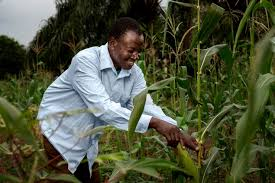
#> input picture agriguard-backend/storage/images/2025-07-06/20250706_170733_182_image_1.jpg, 275 x 183 px, given in place of ., which was not available
$ python -i image_processing.py   (imports and definitions only)   (older library calls are emulated)
#> lines starting #> are read from the running program, lines starting #| are printed output that depends on the picture; pictures that were not available may be replaced by others from this repository, and a replacement may not be noted
import cv2
import numpy as np
from PIL import Image
import os

def process_image(image_path, target_size=(640, 640)):
    """
    Traite l'image pour la détection YOLO

    Args:
        image_path (str): Chemin vers l'image
        target_size (tuple): Taille cible (largeur, hauteur)

    Returns:
        numpy.ndarray: Image traitée
    """
#> called with image_path = '.', target_size = (640, 640)
    try:
        # Charger l'image avec OpenCV
        image = cv2.imread(image_path)
#> image is the input picture: shape (183, 275, 3); mean B, G, R 58.8, 81.4, 76.1

        if image is None:
            raise ValueError(f"Impossible de charger l'image: {image_path}")

        # Convertir BGR vers RGB (OpenCV charge en BGR par défaut)
        image = cv2.cvtColor(image, cv2.COLOR_BGR2RGB)

        # Redimensionner tout en gardant le ratio d'aspect
        image = resize_with_padding(image, target_size)

        # Normalisation et amélioration optionnelle
        image = enhance_image(image)

        return image

    except Exception as e:
        print(f"Erreur traitement image: {e}")
        return None

def resize_with_padding(image, target_size):
    """
    Redimensionne l'image en gardant le ratio d'aspect et ajoute du padding

    Args:
        image (numpy.ndarray): Image source
        target_size (tuple): Taille cible (largeur, hauteur)

    Returns:
        numpy.ndarray: Image redimensionnée avec padding
    """
#> called with target_size = (640, 640)
    h, w = image.shape[:2]
#> h = 183; w = 275
    target_w, target_h = target_size

    # Calculer le ratio de redimensionnement
    ratio = min(target_w / w, target_h / h)
#> ratio = 2.33

    # Nouvelles dimensions
    new_w = int(w * ratio)
#> new_w = 640
    new_h = int(h * ratio)
#> new_h = 425

    # Redimensionner
    resized = cv2.resize(image, (new_w, new_h), interpolation=cv2.INTER_AREA)
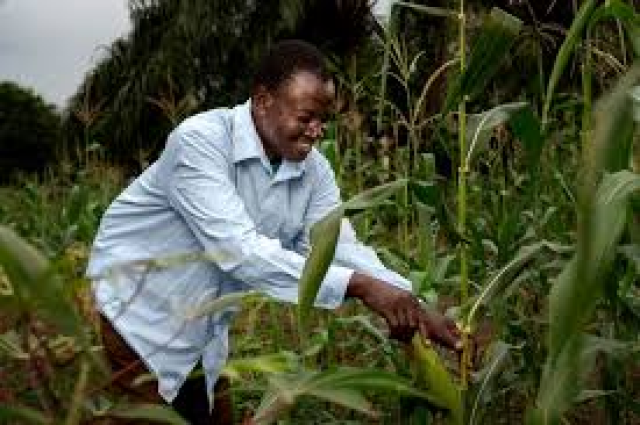
#> resized: shape (425, 640, 3); mean R, G, B 76.1, 81.4, 58.7

    # Créer une image avec padding
    padded = np.full((target_h, target_w, 3), 114, dtype=np.uint8)  # Couleur grise

    # Centrer l'image redimensionnée
    y_offset = (target_h - new_h) // 2
#> y_offset = 107
    x_offset = (target_w - new_w) // 2
#> x_offset = 0

    padded[y_offset:y_offset + new_h, x_offset:x_offset + new_w] = resized
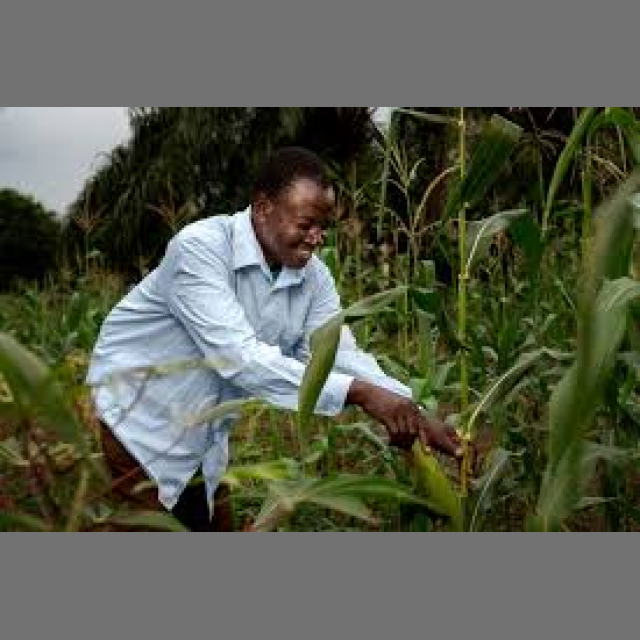
#> padded: shape (640, 640, 3); mean R, G, B 88.8, 92.3, 77.3

    return padded

def enhance_image(image):
    """
    Améliore la qualité de l'image pour une meilleure détection

    Args:
        image (numpy.ndarray): Image source

    Returns:
        numpy.ndarray: Image améliorée
    """
    # Conversion en LAB pour améliorer le contraste
    lab = cv2.cvtColor(image, cv2.COLOR_RGB2LAB)
#> lab: shape (640, 640, 3); mean of channels 0, 1, 2 96.5, 124.3, 136.2
    l, a, b = cv2.split(lab)
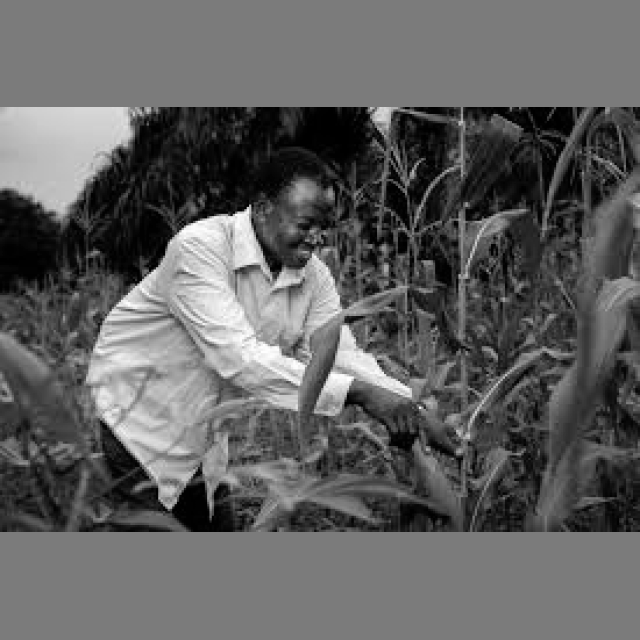
#> l: shape (640, 640); min 0, max 255, mean 96.5
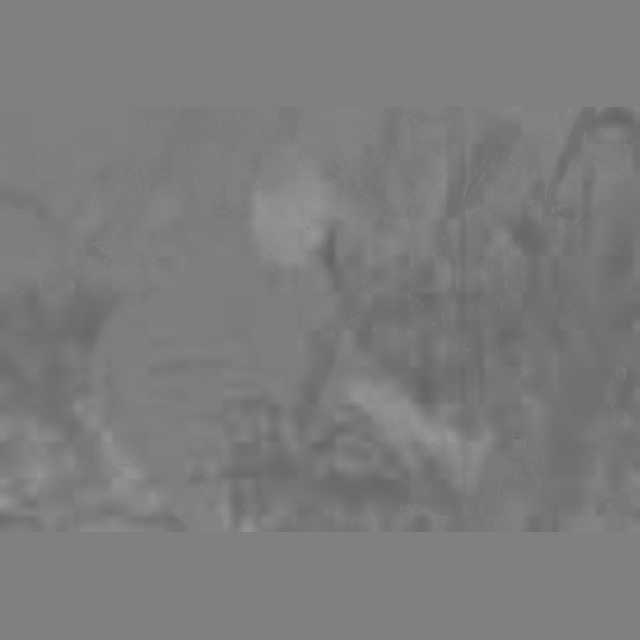
#> a: shape (640, 640); min 100, max 153, mean 124.3
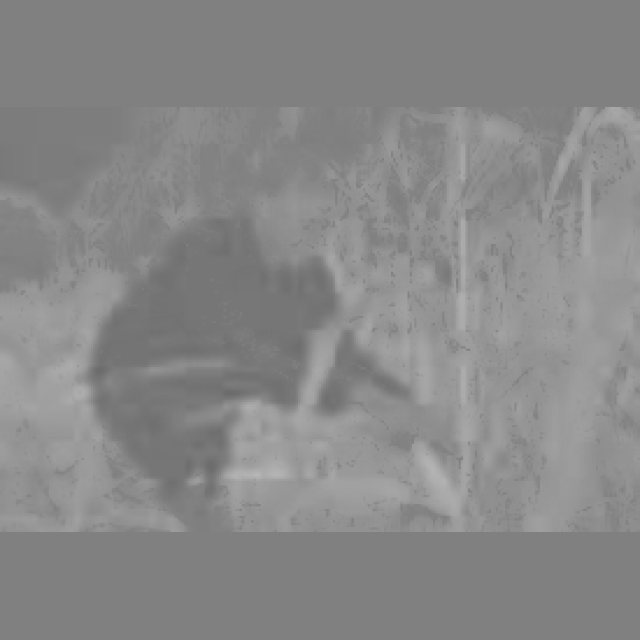
#> b: shape (640, 640); min 107, max 183, mean 136.2

    # Égalisation d'histogramme adaptatif sur le canal L
    clahe = cv2.createCLAHE(clipLimit=2.0, tileGridSize=(8, 8))
    l = clahe.apply(l)
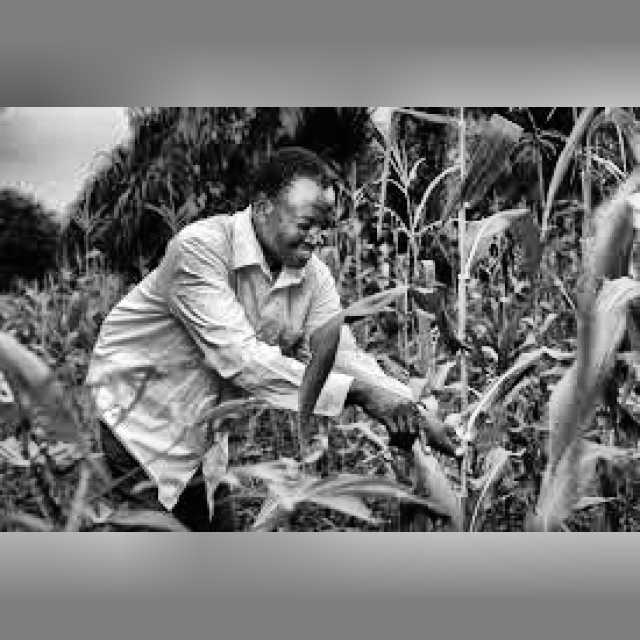
#> l: shape (640, 640); min 0, max 255, mean 118

    # Recombiner les canaux
    enhanced = cv2.merge([l, a, b])
#> enhanced: shape (640, 640, 3); mean of channels 0, 1, 2 118, 124.3, 136.2
    enhanced = cv2.cvtColor(enhanced, cv2.COLOR_LAB2RGB)
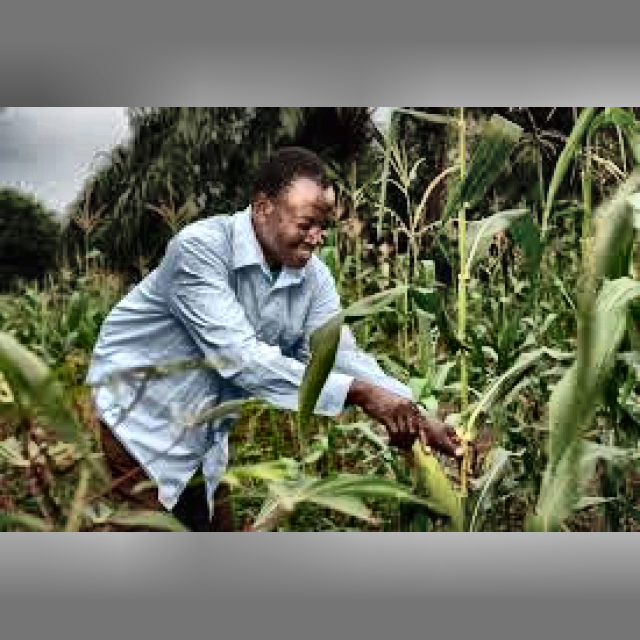
#> enhanced: shape (640, 640, 3); mean R, G, B 110, 113.4, 98.1

    # Réduction du bruit (optionnel)
    # enhanced = cv2.bilateralFilter(enhanced, 9, 75, 75)

    return enhanced

# [76 lines left out: functions validate_image, create_thumbnail, not called in this run]

def extract_image_features(image):
    """
    Extrait des caractéristiques de l'image pour l'analyse

    Args:
        image (numpy.ndarray): Image source

    Returns:
        dict: Caractéristiques extraites
    """
    features = {}

    try:
        # Statistiques de base
        features["brightness"] = np.mean(image)
        features["contrast"] = np.std(image)

        # Histogramme des couleurs
        hist_r = cv2.calcHist([image], [0], None, [256], [0, 256])
#> hist_r = 256 values, max 53954 at index 117, min 8 at index 251, mean 1600
        hist_g = cv2.calcHist([image], [1], None, [256], [0, 256])
#> hist_g = 256 values, max 53986 at index 117, min 139 at index 5, mean 1600
        hist_b = cv2.calcHist([image], [2], None, [256], [0, 256])
#> hist_b = 256 values, max 53534 at index 117, min 200 at index 241, mean 1600

        features["color_distribution"] = {
            "red_peak": int(np.argmax(hist_r)),
            "green_peak": int(np.argmax(hist_g)),
            "blue_peak": int(np.argmax(hist_b))
        }

        # Détection de flou (variance du Laplacien)
        gray = cv2.cvtColor(image, cv2.COLOR_RGB2GRAY)
        features["sharpness"] = cv2.Laplacian(gray, cv2.CV_64F).var()

        # Dominance de couleur verte (pour végétation)
        green_dominance = np.mean(image[:, :, 1]) / (np.mean(image) + 1e-6)
#> green_dominance = 1.06
#> pass 3 of the loop in batch_process_images, `for path in image_paths:`:
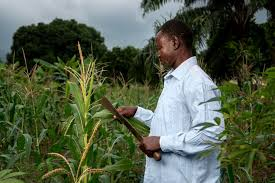
#> input picture agriguard-backend/storage/images/2025-07-06/20250706_170733_232_image_2.jpg, 275 x 183 px, given in place of , which was not available
#> in process_image, image is the input picture: shape (183, 275, 3); mean B, G, R 73, 93.4, 82.9
#> lab: shape (640, 640, 3); mean of channels 0, 1, 2 104.2, 123.1, 135
#> in enhance_image (call 3), `l, a, b = cv2.split(lab)`:
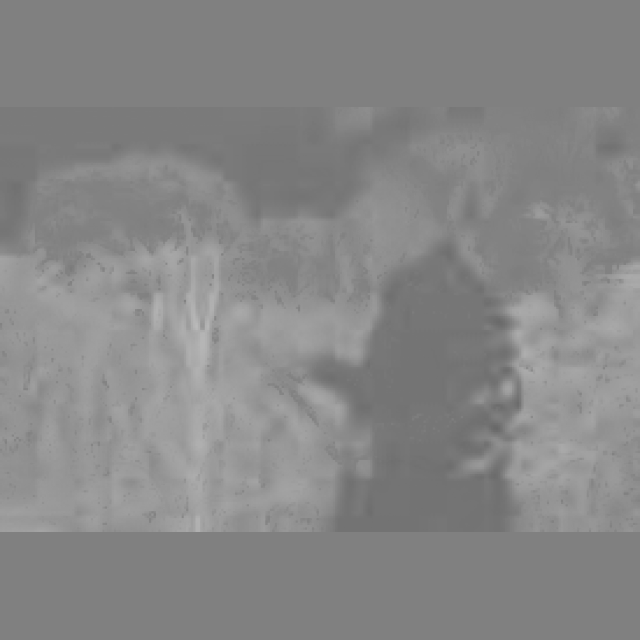
#> b: shape (640, 640); min 104, max 186, mean 135
#> in enhance_image (call 3), `enhanced = cv2.cvtColor(enhanced, cv2.COLOR_LAB2RGB)`:
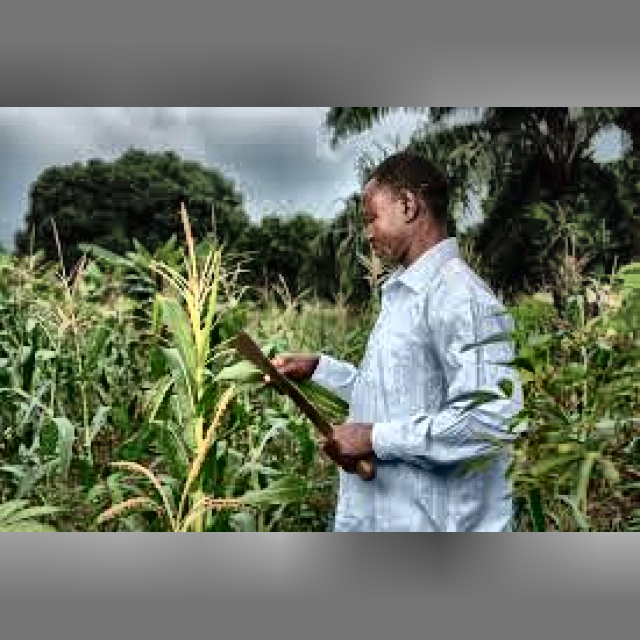
#> enhanced: shape (640, 640, 3); mean R, G, B 108.2, 115.1, 101.2
#> the loop made 60 passes; the first 3 are shown
        features["vegetation_indicator"] = green_dominance

    except Exception as e:
        print(f"Erreur extraction features: {e}")
        features["error"] = str(e)

    return features

def batch_process_images(image_paths, target_size=(640, 640)):
    """
    Traite plusieurs images en lot

    Args:
        image_paths (list): Liste des chemins d'images
        target_size (tuple): Taille cible

    Returns:
        list: Liste des images traitées
    """
    processed_images = []

    for path in image_paths:
        processed = process_image(path, target_size)
        if processed is not None:
            processed_images.append({
                "path": path,
                "image": processed,
                "features": extract_image_features(processed)
            })
        else:
            print(f"Échec traitement: {path}")

    return processed_images

# Utilitaires pour debug et visualisation
# [52 lines left out: functions save_processed_image, draw_detection_boxes, not called in this run]

>>> result = batch_process_images('../storage/images/2025-07-06/20250706_170733_182_image_1.jpg')
